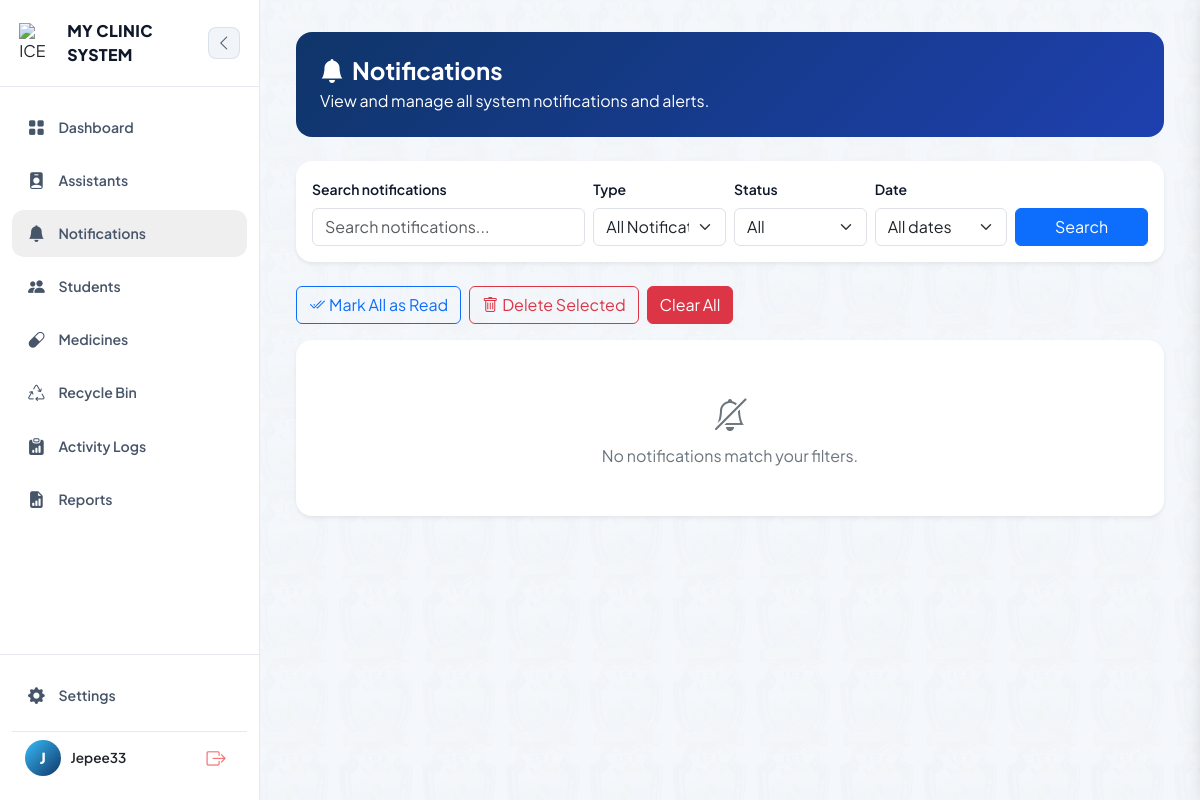
The app's page /notifications/ (signed in), older data.
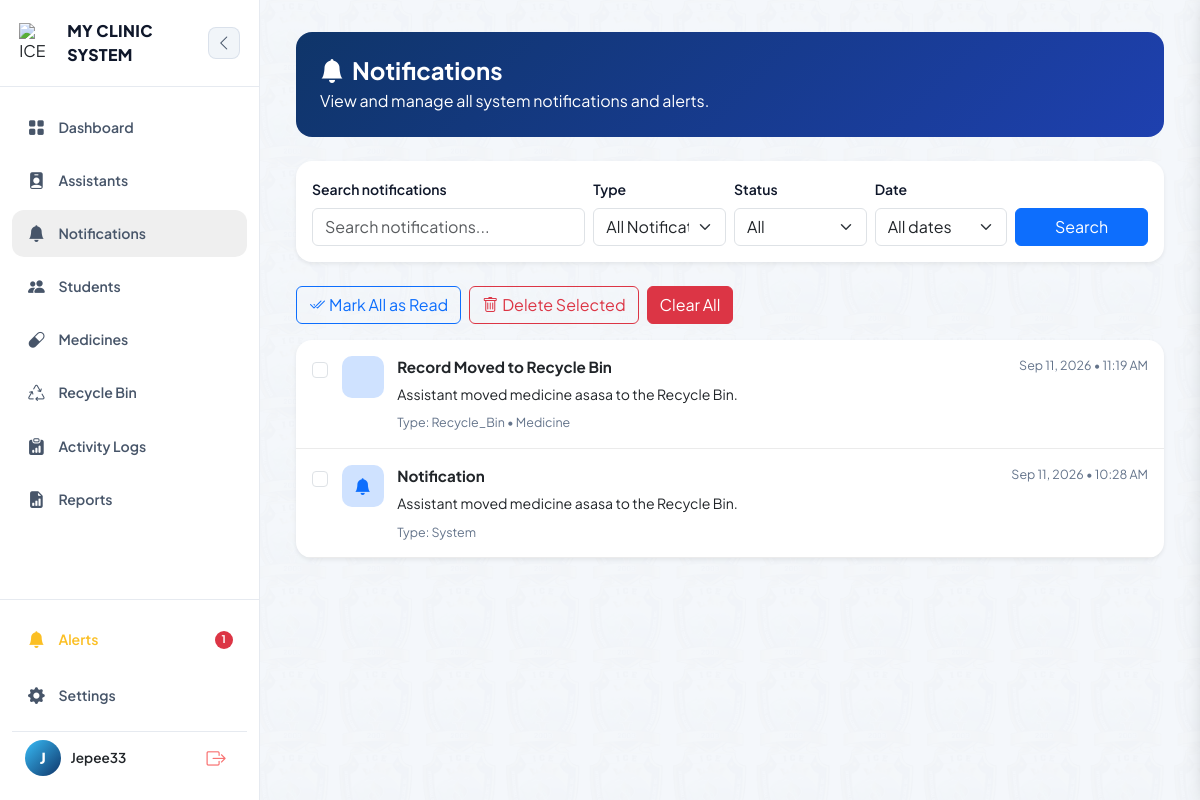
The same page, newer data.
### clinic/models.py (models this page shows, shortened)
class Notification(models.Model):
    recipient = models.ForeignKey(User, on_delete=models.CASCADE, related_name='clinic_notifications')
    triggered_by = models.ForeignKey(
        User, on_delete=models.SET_NULL, null=True, blank=True,
        related_name='triggered_clinic_notifications'
    )
    title = models.CharField(max_length=150, default='Notification')
    message = models.TextField()
    notification_type = models.CharField(max_length=30, default='system')
    module = models.CharField(max_length=50, blank=True)
    related_object_id = models.PositiveIntegerField(null=True, blank=True)
    created_at = models.DateTimeField(auto_now_add=True)
    is_read = models.BooleanField(default=False)
    class Meta:
        ordering = ['-created_at']

### clinic/views/notifications.py (the view)
# urls.py: path('notifications/', views.notification_list, name='notification_list'),
@login_required
def notification_list(request):
    query = request.GET.get('q', '').strip()
    notification_type = request.GET.get('type', '').strip().lower()
    status = request.GET.get('status', '').strip().lower()
    date_filter = request.GET.get('date', '').strip().lower()
    notifications = Notification.objects.filter(recipient=request.user).select_related('triggered_by')
    if query:
        notifications = notifications.filter(Q(title__icontains=query) | Q(message__icontains=query) | Q(module__icontains=query) | Q(triggered_by__username__icontains=query))
    if notification_type:
        notifications = notifications.filter(notification_type__iexact=notification_type)
    if status == 'unread':
        notifications = notifications.filter(is_read=False)
    elif status == 'read':
        notifications = notifications.filter(is_read=True)
    today = timezone.localdate()
    if date_filter == 'today':
        notifications = notifications.filter(created_at__date=today)
    elif date_filter == 'yesterday':
        notifications = notifications.filter(created_at__date=today - timedelta(days=1))
    elif date_filter == 'last7':
        notifications = notifications.filter(created_at__gte=timezone.now() - timedelta(days=7))
    elif date_filter == 'last30':
        notifications = notifications.filter(created_at__gte=timezone.now() - timedelta(days=30))
    return render(request, 'clinic/notifications.html', {
        'notifications': notifications, 'query': query, 'selected_type': notification_type,
        'selected_status': status, 'selected_date': date_filter,
    })

### clinic/models.py (called while the page is built)
    @property
    def is_low_stock(self):
        return self.quantity_in_stock <= self.low_stock_threshold

### clinic/templates/clinic/notifications.html (shortened to what the changed rows need)
{% extends 'clinic/base.html' %}
{% block content %}
<div class="container-fluid py-2">
    <section class="notif-hero p-4 rounded-4 text-white mb-4">
        <h1 class="fw-bold mb-1"><i class="bi bi-bell-fill me-2"></i>Notifications</h1>
    </section>
    <form id="notification-selection" method="post" action="{% url 'delete_selected_notifications' %}"
        class="card border-0 shadow-sm rounded-4 overflow-hidden">
        {% for notification in notifications %}
        <div class="notification-row {% if not notification.is_read %}bg-primary-subtle{% endif %}">
            <div class="notif-checkbox-wrap">
                <input class="form-check-input" type="checkbox" name="notification_ids" value="{{ notification.pk }}">
            </div>
            <div class="notif-row-icon bg-primary-subtle text-primary">
                <i class="bi bi-{% if notification.notification_type == 'medicine' %}capsule{% elif notification.notification_type == 'student' %}person{% elif notification.notification_type == 'recycle_bin' %}recycle{% elif notification.notification_type == 'assistant' %}person-badge{% else %}bell{% endif %}-fill"></i>
            </div>
            <div class="notif-row-body">
                <div class="notif-row-top">
                    <div class="notif-row-title">
                        {{ notification.title }}
                    </div>
                    <div class="notif-row-time">{{ notification.created_at|date:'M d, Y • g:i A' }}</div>
                </div>
                <div class="notif-row-message">{{ notification.message }}</div>
                <div class="notif-row-meta">
                    Type: {{ notification.notification_type|title }}
                    {% if notification.module %} • {{ notification.module }}{% endif %}
                </div>
            </div>
        </div>
        {% empty %}
        <div class="text-center text-secondary p-5">
            <i class="bi bi-bell-slash fs-2 d-block mb-2"></i>No notifications match your filters.
        </div>
        {% endfor %}
    </form>
</div>
{% endblock %}

### clinic/templates/clinic/base.html (shortened to what the changed rows need)
{% load static %}
<!DOCTYPE html>
<html lang="en">
<head>
    <link href="https://cdn.jsdelivr.net/npm/bootstrap@5.3.0/dist/css/bootstrap.min.css" rel="stylesheet">
    <link rel="stylesheet" href="https://cdn.jsdelivr.net/npm/bootstrap-icons@1.11.0/font/bootstrap-icons.css">
</head>
<body class="bg-body text-body">
    <div style="display: flex; min-height: 100vh; width: 100%; position: relative;">
        <aside id="appSidebar">
            <div class="sidebar-footer-glass">
                {% if nav_low_stock_count %}
                <a href="{% url 'medicine_list' %}" class="nav-item-link" style="color: #fbbf24; margin-bottom: 0.5rem;"
                    title="Alerts">
                    <i class="bi bi-bell-fill"></i>
                    <span>Alerts</span>
                    <span class="badge rounded-pill bg-danger ms-auto nav-badge">{{ nav_low_stock_count }}</span>
                </a>
                {% endif %}
            </div>
        </aside>
        <div class="main-container">
            <main class="content-main"
                style="background-image: url(&quot;{% static 'clinic/img/studentbackground.png' %}&quot;); background-repeat: repeat; background-size: cover; background-attachment: fixed;">
                <div class="content-inner">
                    {% block content %}{% endblock %}
                </div>
            </main>
        </div>
    </div>
</body>
</html>

Row changes from the older to the newer data that the page shows:
added Notification: title "Record Moved to Recycle Bin", created_at "Sep 11, 2026 • 11:19 AM", message "Assistant moved medicine asasa to the Recycle Bin.", notification_type "Recycle_Bin", module "Medicine"
added Notification: title "Notification", created_at "Sep 11, 2026 • 10:28 AM", message "Assistant moved medicine asasa to the Recycle Bin.", notification_type "System"
Text that changed along with them:
{{ nav_low_stock_count }}: (not shown) → "1"
text no longer shown: "No notifications match your filters."
text now shown: "Alerts"
